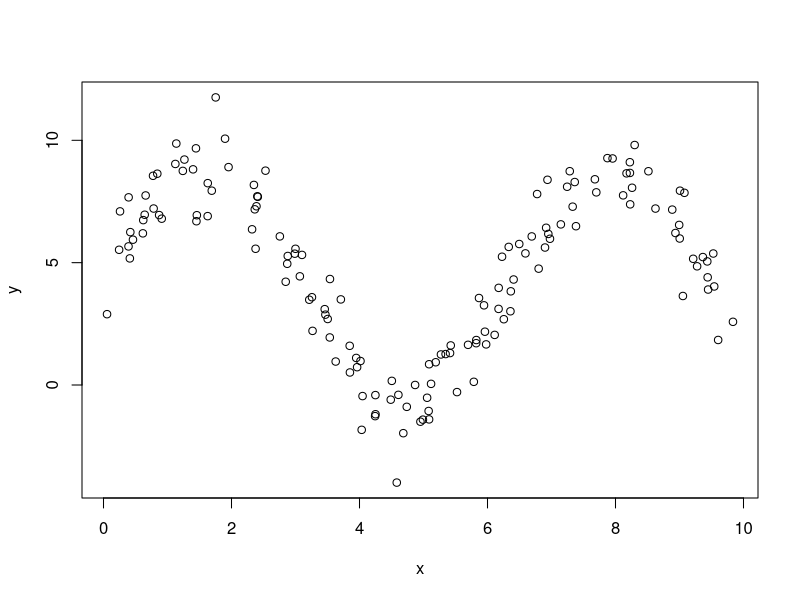
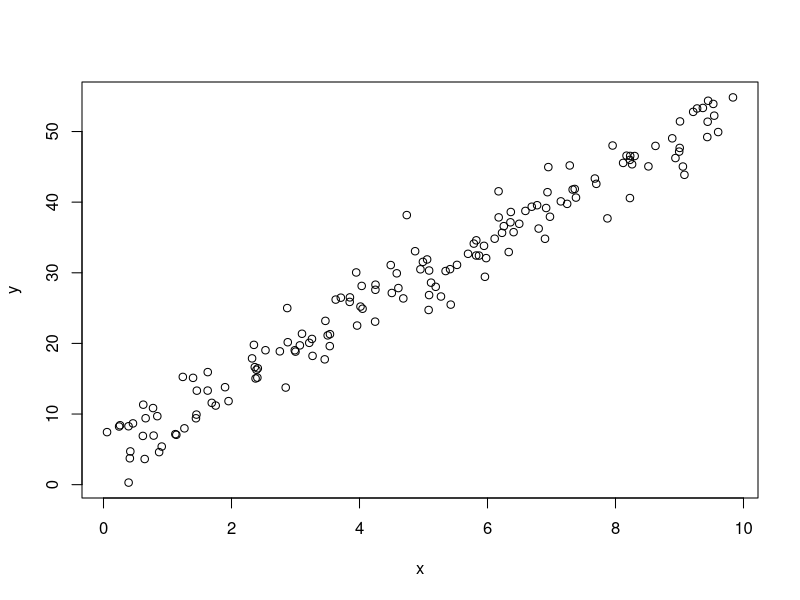
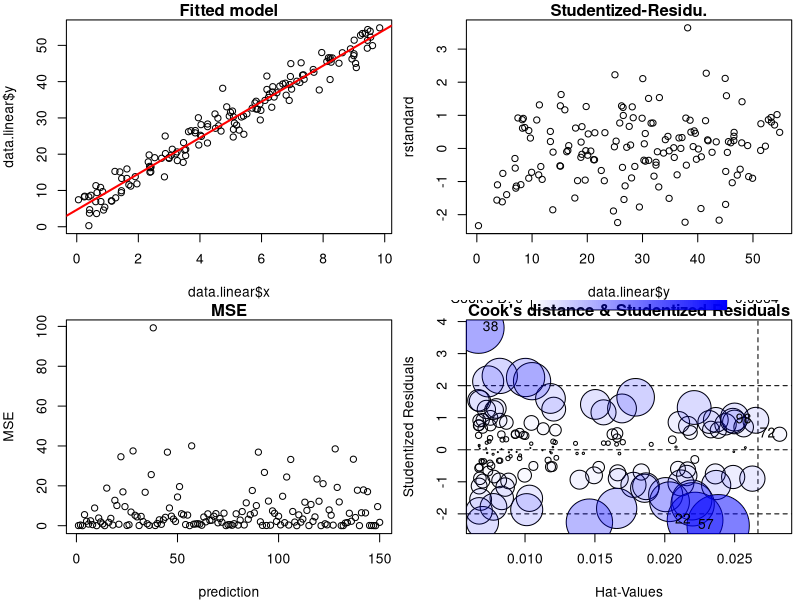
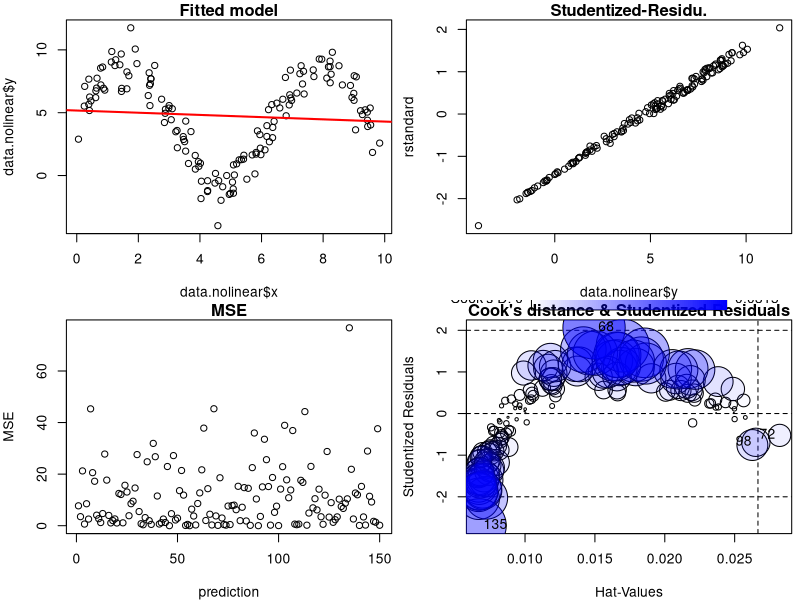
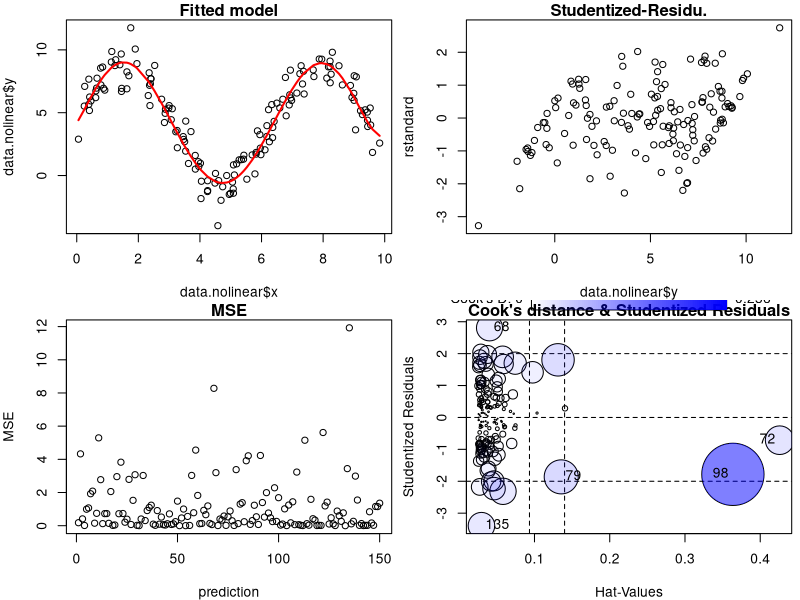

Generate these figures, in order, with R:
########################################
# Generation de data sets 
########################################
set.seed(67)
N <- 150
x <- runif(N, min= 0, max=10)
# nonlinear data
y <- 4 + 5*sin(x) + rnorm(N) 
plot(x, y)
data.nolinear <- data.frame(y=y, x=x)
# linear data
y <- 4 + 5*x + rnorm(N, sd=3) 
data.linear <- data.frame(y=y, x=x)
plot(x, y)

########################################
# linear regression analysis
par(mar = c(4, 4, 1.2, 0.5))
par(mfrow = c(2, 2))
########################################
library(car)
fit.linear <- lm(y~., data=data.linear)
plot(data.linear$x, data.linear$y, main="Fitted model")
abline(fit.linear$coeff[1], fit.linear$coeff[2], col="red", lwd=2)
plot(data.linear$y, rstandard(fit.linear), ylab='rstandard', main="Studentized-Residu.")
plot((data.linear$y-fitted(fit.linear))^2,ylab='MSE', xlab="prediction", main="MSE")
influencePlot(fit.linear, main="Cook's distance & Studentized Residuals")

fit.nonlinear <- lm(y~., data=data.nolinear)
plot(data.nolinear$x, data.nolinear$y, main="Fitted model")
abline(fit.nonlinear$coeff[1], fit.nonlinear$coeff[2], col="red", lwd=2)
plot(data.nolinear$y, rstandard(fit.nonlinear), ylab='rstandard', main="Studentized-Residu.")
plot((data.nolinear$y-fitted(fit.nonlinear))^2,ylab='MSE', xlab="prediction", main="MSE")
influencePlot(fit.nonlinear, main="Cook's distance & Studentized Residuals")

########################################
# creation ortho-polynomial 
fit.nonlinear <- lm(y~ 1 + poly(x, 6, raw=T), data=data.nolinear)
ids <- sort(data.nolinear$x, index.return=TRUE)
plot(data.nolinear$x, data.nolinear$y, main="Fitted model")
lines(data.nolinear$x[ids$ix],fitted.values(fit.nonlinear)[ids$ix], 
      main="Fitted model", col="red", lwd=2)
plot(data.nolinear$y, rstandard(fit.nonlinear), ylab='rstandard', main="Studentized-Residu.")
plot((data.nolinear$y-fitted(fit.nonlinear))^2,ylab='MSE', xlab="prediction", main="MSE")
influencePlot(fit.nonlinear, main="Cook's distance & Studentized Residuals")

